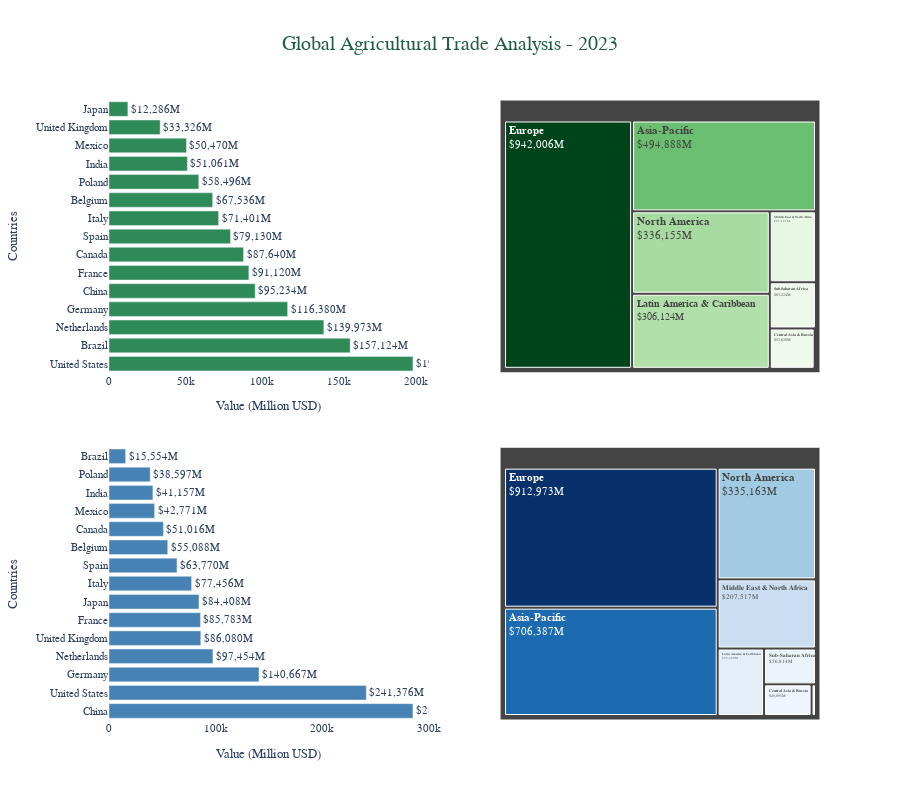

Notebook code for this chart:
### Markdown cell above
### 2023 Leaders and Regional Composition
A four-panel dashboard summarizes 2023: (i) top exporters, (ii) regional export treemap, (iii) top importers, and (iv) regional import treemap.

### Code cell
df_2023 = df_eda[df_eda['Year'] == 2023].copy()

df_2023['Agricultural_products_Export'] = pd.to_numeric(df_2023['Agricultural_products_Export'], errors='coerce')
df_2023['Agricultural_products_Import'] = pd.to_numeric(df_2023['Agricultural_products_Import'], errors='coerce')

df_2023_clean = df_2023[ (df_2023['Agricultural_products_Export'] > 0) | (df_2023['Agricultural_products_Import'] > 0) ].copy()

df_2023 = df_eda[df_eda['Year'] == 2023].copy()

df_2023['Agricultural_products_Export'] = pd.to_numeric(df_2023['Agricultural_products_Export'], errors='coerce')
df_2023['Agricultural_products_Import'] = pd.to_numeric(df_2023['Agricultural_products_Import'], errors='coerce')

df_2023_clean = df_2023[(df_2023['Agricultural_products_Export'] > 0) | (df_2023['Agricultural_products_Import'] > 0)].copy()

def map_country_to_region(country):
    for region, countries in regions.items():
        if country in countries:
            return region
    return 'Other'

df_2023_clean['Region'] = df_2023_clean['Reporter'].apply(map_country_to_region)

df_2023_clean['Total_Agri_Trade'] = df_2023_clean['Agricultural_products_Export'] + df_2023_clean['Agricultural_products_Import']
top_countries = df_2023_clean.nlargest(15, 'Total_Agri_Trade')

region_exports = df_2023_clean.groupby('Region')['Agricultural_products_Export'].sum().reset_index()
region_imports = df_2023_clean.groupby('Region')['Agricultural_products_Import'].sum().reset_index()

fig = make_subplots(
    rows=2,
    cols=2,
    specs=[ [{"type": "bar"}, {"type": "treemap"}], [{"type": "bar"}, {"type": "treemap"}] ],
    vertical_spacing=0.12
)

top_exports = top_countries.nlargest(15, 'Agricultural_products_Export')
fig.add_trace(
    go.Bar(x=top_exports['Agricultural_products_Export'], y=top_exports['Reporter'], orientation='h', marker_color=COLORS['primary'], text=[f'${x:,.0f}M' for x in top_exports['Agricultural_products_Export']], textposition='outside', name=''),
    row=1,
    col=1
)

fig.add_trace(
    go.Treemap(labels=region_exports['Region'],values=region_exports['Agricultural_products_Export'],parents=[""] * len(region_exports),textinfo="label+value",texttemplate="<b>%{label}</b><br>$%{value:,.0f}M",marker_colorscale='Greens',name=''),
    row=1,
    col=2
)

top_imports = top_countries.nlargest(15, 'Agricultural_products_Import')
fig.add_trace(
    go.Bar(x=top_imports['Agricultural_products_Import'], y=top_imports['Reporter'], orientation='h', marker_color=COLORS['secondary'], text=[f'${x:,.0f}M' for x in top_imports['Agricultural_products_Import']], textposition='outside', name=''),
    row=2,
    col=1
)

fig.add_trace(
    go.Treemap(labels=region_imports['Region'], values=region_imports['Agricultural_products_Import'], parents=[""] * len(region_imports), textinfo="label+value", texttemplate="<b>%{label}</b><br>$%{value:,.0f}M", marker_colorscale='Blues', name=''),
    row=2,
    col=2
)

fig.update_layout(
    title={'text': 'Global Agricultural Trade Analysis - 2023', 'x': 0.5, 'xanchor': 'center', 'font': {'size': 20, 'color': COLORS['dark']}},
    height=800,
    showlegend=False,
    font=dict(family="Arial", size=11),
    plot_bgcolor='white',
    paper_bgcolor='white'
)

fig.update_xaxes(title_text="Value (Million USD)", row=1, col=1)
fig.update_xaxes(title_text="Value (Million USD)", row=2, col=1)
fig.update_yaxes(title_text="Countries", row=1, col=1)
fig.update_yaxes(title_text="Countries", row=2, col=1)

fig.show()

### Figure 1 — Plotly figure (JSON) as saved in the notebook; plotly's stock layout.template omitted (floating-point values rounded to 4 significant figures)
{"data": [{"marker": {"color": "#2E8B57"}, "name": "", "orientation": "h", "text": ["$198,045M", "$157,124M", "$139,973M", "$116,380M", "$95,234M", "$91,120M", "$87,640M", "$79,130M", "$71,401M", "$67,536M", "$58,496M", "$51,061M", "$50,470M", "$33,326M", "$12,286M"], "textposition": "outside", "type": "bar", "x": [198000.0, 157100.0, 140000.0, 116400.0, 95230.0, 91120.0, 87640.0, 79130.0, 71400.0, 67540.0, 58500.0, 51060.0, 50470.0, 33330.0, 12290.0], "xaxis": "x", "y": ["United States", "Brazil", "Netherlands", "Germany", "China", "France", "Canada", "Spain", "Italy", "Belgium", "Poland", "India", "Mexico", "United Kingdom", "Japan"], "yaxis": "y"}, {"domain": {"x": [0.55, 1], "y": [0.56, 1]}, "labels": ["Asia-Pacific", "Central Asia & Russia", "Europe", "Latin America & Caribbean", "Middle East & North Africa", "North America", "Other", "Sub-Saharan Africa"], "marker": {"colorscale": [[0, "rgb(247,252,245)"], [0.125, "rgb(229,245,224)"], [0.25, "rgb(199,233,192)"], [0.375, "rgb(161,217,155)"], [0.5, "rgb(116,196,118)"], [0.625, "rgb(65,171,93)"], [0.75, "rgb(35,139,69)"], [0.875, "rgb(0,109,44)"], [1, "rgb(0,68,27)"]]}, "name": "", "parents": ["", "", "", "", "", "", "", ""], "textinfo": "label+value", "texttemplate": "<b>%{label}</b><br>$%{value:,.0f}M", "type": "treemap", "values": [494900.0, 53620.0, 942000.0, 306100.0, 97130.0, 336200.0, 1617.0, 63220.0]}, {"marker": {"color": "#4682B4"}, "name": "", "orientation": "h", "text": ["$285,115M", "$241,376M", "$140,667M", "$97,454M", "$86,080M", "$85,783M", "$84,408M", "$77,456M", "$63,770M", "$55,088M", "$51,016M", "$42,771M", "$41,157M", "$38,597M", "$15,554M"], "textposition": "outside", "type": "bar", "x": [285100.0, 241400.0, 140700.0, 97450.0, 86080.0, 85780.0, 84410.0, 77460.0, 63770.0, 55090.0, 51020.0, 42770.0, 41160.0, 38600.0, 15550.0], "xaxis": "x2", "y": ["China", "United States", "Germany", "Netherlands", "United Kingdom", "France", "Japan", "Italy", "Spain", "Belgium", "Canada", "Mexico", "India", "Poland", "Brazil"], "yaxis": "y2"}, {"domain": {"x": [0.55, 1], "y": [0, 0.44]}, "labels": ["Asia-Pacific", "Central Asia & Russia", "Europe", "Latin America & Caribbean", "Middle East & North Africa", "North America", "Other", "Sub-Saharan Africa"], "marker": {"colorscale": [[0, "rgb(247,251,255)"], [0.125, "rgb(222,235,247)"], [0.25, "rgb(198,219,239)"], [0.375, "rgb(158,202,225)"], [0.5, "rgb(107,174,214)"], [0.625, "rgb(66,146,198)"], [0.75, "rgb(33,113,181)"], [0.875, "rgb(8,81,156)"], [1, "rgb(8,48,107)"]]}, "name": "", "parents": ["", "", "", "", "", "", "", ""], "textinfo": "label+value", "texttemplate": "<b>%{label}</b><br>$%{value:,.0f}M", "type": "treemap", "values": [706400.0, 45890.0, 913000.0, 95520.0, 207500.0, 335200.0, 4279.0, 56810.0]}], "layout": {"font": {"family": "Arial", "size": 11}, "height": 800, "paper_bgcolor": "white", "plot_bgcolor": "white", "showlegend": false, "title": {"font": {"color": "#1C5F3E", "size": 20}, "text": "Global Agricultural Trade Analysis - 2023", "x": 0.5, "xanchor": "center"}, "xaxis": {"anchor": "y", "domain": [0, 0.45], "title": {"text": "Value (Million USD)"}}, "xaxis2": {"anchor": "y2", "domain": [0, 0.45], "title": {"text": "Value (Million USD)"}}, "yaxis": {"anchor": "x", "domain": [0.56, 1], "title": {"text": "Countries"}}, "yaxis2": {"anchor": "x2", "domain": [0, 0.44], "title": {"text": "Countries"}}}}
